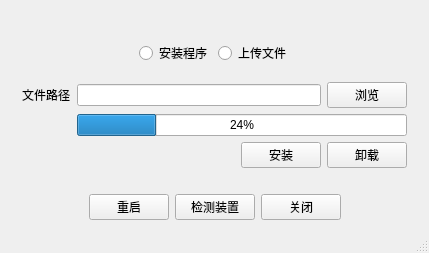
<?xml version="1.0" encoding="UTF-8"?>
<ui version="4.0">
 <class>MainWindow</class>
 <widget class="QMainWindow" name="MainWindow">
  <property name="geometry">
   <rect>
    <x>0</x>
    <y>0</y>
    <width>429</width>
    <height>253</height>
   </rect>
  </property>
  <property name="windowTitle">
   <string>adb_tool</string>
  </property>
  <widget class="QWidget" name="centralWidget">
   <layout class="QGridLayout" name="gridLayout_4">
    <item row="0" column="1">
     <spacer name="verticalSpacer">
      <property name="orientation">
       <enum>Qt::Vertical</enum>
      </property>
      <property name="sizeHint" stdset="0">
       <size>
        <width>20</width>
        <height>40</height>
       </size>
      </property>
     </spacer>
    </item>
    <item row="2" column="0">
     <spacer name="verticalSpacer_2">
      <property name="orientation">
       <enum>Qt::Vertical</enum>
      </property>
      <property name="sizeHint" stdset="0">
       <size>
        <width>20</width>
        <height>40</height>
       </size>
      </property>
     </spacer>
    </item>
    <item row="3" column="0" colspan="2">
     <layout class="QHBoxLayout" name="horizontalLayout">
      <item>
       <spacer name="horizontalSpacer">
        <property name="orientation">
         <enum>Qt::Horizontal</enum>
        </property>
        <property name="sizeHint" stdset="0">
         <size>
          <width>40</width>
          <height>20</height>
         </size>
        </property>
       </spacer>
      </item>
      <item>
       <widget class="QPushButton" name="rebootBtn">
        <property name="text">
         <string>重启</string>
        </property>
       </widget>
      </item>
      <item>
       <widget class="QPushButton" name="checkButton">
        <property name="text">
         <string>检测装置</string>
        </property>
       </widget>
      </item>
      <item>
       <widget class="QPushButton" name="cancelButton">
        <property name="text">
         <string>关闭</string>
        </property>
       </widget>
      </item>
      <item>
       <spacer name="horizontalSpacer_2">
        <property name="orientation">
         <enum>Qt::Horizontal</enum>
        </property>
        <property name="sizeHint" stdset="0">
         <size>
          <width>40</width>
          <height>20</height>
         </size>
        </property>
       </spacer>
      </item>
     </layout>
    </item>
    <item row="1" column="0" colspan="2">
     <widget class="QStackedWidget" name="stackedWidget">
      <widget class="QWidget" name="stackedWidgetPage1" native="true">
       <layout class="QGridLayout" name="gridLayout_2">
        <item row="0" column="0">
         <widget class="QWidget" name="installtypewdg" native="true">
          <layout class="QHBoxLayout" name="horizontalLayout_3">
           <item>
            <spacer name="horizontalSpacer_5">
             <property name="orientation">
              <enum>Qt::Horizontal</enum>
             </property>
             <property name="sizeHint" stdset="0">
              <size>
               <width>40</width>
               <height>20</height>
              </size>
             </property>
            </spacer>
           </item>
           <item>
            <widget class="QRadioButton" name="setupButton">
             <property name="text">
              <string>安装程序</string>
             </property>
            </widget>
           </item>
           <item>
            <widget class="QRadioButton" name="uploadButton">
             <property name="text">
              <string>上传文件</string>
             </property>
            </widget>
           </item>
           <item>
            <spacer name="horizontalSpacer_4">
             <property name="orientation">
              <enum>Qt::Horizontal</enum>
             </property>
             <property name="sizeHint" stdset="0">
              <size>
               <width>40</width>
               <height>20</height>
              </size>
             </property>
            </spacer>
           </item>
          </layout>
         </widget>
        </item>
        <item row="1" column="0">
         <layout class="QGridLayout" name="gridLayout">
          <item row="0" column="1">
           <widget class="QLineEdit" name="pathtEdit"/>
          </item>
          <item row="0" column="0">
           <widget class="QLabel" name="pathtext">
            <property name="text">
             <string>文件路径</string>
            </property>
           </widget>
          </item>
          <item row="2" column="1" colspan="2">
           <widget class="QProgressBar" name="progressBar">
            <property name="value">
             <number>24</number>
            </property>
           </widget>
          </item>
          <item row="0" column="2">
           <widget class="QPushButton" name="choseButton">
            <property name="text">
             <string>浏览</string>
            </property>
           </widget>
          </item>
         </layout>
        </item>
        <item row="2" column="0">
         <layout class="QHBoxLayout" name="horizontalLayout_4">
          <item>
           <spacer name="horizontalSpacer_3">
            <property name="orientation">
             <enum>Qt::Horizontal</enum>
            </property>
            <property name="sizeHint" stdset="0">
             <size>
              <width>40</width>
              <height>20</height>
             </size>
            </property>
           </spacer>
          </item>
          <item>
           <widget class="QPushButton" name="startButton">
            <property name="text">
             <string>安装</string>
            </property>
           </widget>
          </item>
          <item>
           <widget class="QPushButton" name="uninstallBtn">
            <property name="text">
             <string>卸载</string>
            </property>
           </widget>
          </item>
         </layout>
        </item>
       </layout>
      </widget>
      <widget class="QWidget" name="stackedWidgetPage2" native="true">
       <layout class="QGridLayout" name="gridLayout_3">
        <item row="2" column="1">
         <spacer name="horizontalSpacer_8">
          <property name="orientation">
           <enum>Qt::Horizontal</enum>
          </property>
          <property name="sizeHint" stdset="0">
           <size>
            <width>40</width>
            <height>20</height>
           </size>
          </property>
         </spacer>
        </item>
        <item row="2" column="2">
         <widget class="QLabel" name="label">
          <property name="text">
           <string>密码:</string>
          </property>
         </widget>
        </item>
        <item row="1" column="3">
         <widget class="QCheckBox" name="bootCkb">
          <property name="text">
           <string>开机自启</string>
          </property>
          <property name="checked">
           <bool>true</bool>
          </property>
         </widget>
        </item>
        <item row="2" column="3">
         <widget class="QLineEdit" name="lineEdit">
          <property name="text">
           <string/>
          </property>
         </widget>
        </item>
        <item row="2" column="4">
         <widget class="QPushButton" name="setbootBtn">
          <property name="text">
           <string>设置</string>
          </property>
         </widget>
        </item>
        <item row="0" column="2">
         <spacer name="verticalSpacer_4">
          <property name="orientation">
           <enum>Qt::Vertical</enum>
          </property>
          <property name="sizeHint" stdset="0">
           <size>
            <width>20</width>
            <height>40</height>
           </size>
          </property>
         </spacer>
        </item>
        <item row="3" column="3">
         <spacer name="verticalSpacer_3">
          <property name="orientation">
           <enum>Qt::Vertical</enum>
          </property>
          <property name="sizeHint" stdset="0">
           <size>
            <width>20</width>
            <height>40</height>
           </size>
          </property>
         </spacer>
        </item>
        <item row="2" column="5">
         <spacer name="horizontalSpacer_6">
          <property name="orientation">
           <enum>Qt::Horizontal</enum>
          </property>
          <property name="sizeHint" stdset="0">
           <size>
            <width>40</width>
            <height>20</height>
           </size>
          </property>
         </spacer>
        </item>
       </layout>
      </widget>
     </widget>
    </item>
   </layout>
  </widget>
  <widget class="QStatusBar" name="statusBar"/>
 </widget>
 <layoutdefault spacing="6" margin="11"/>
 <resources/>
 <connections/>
</ui>
